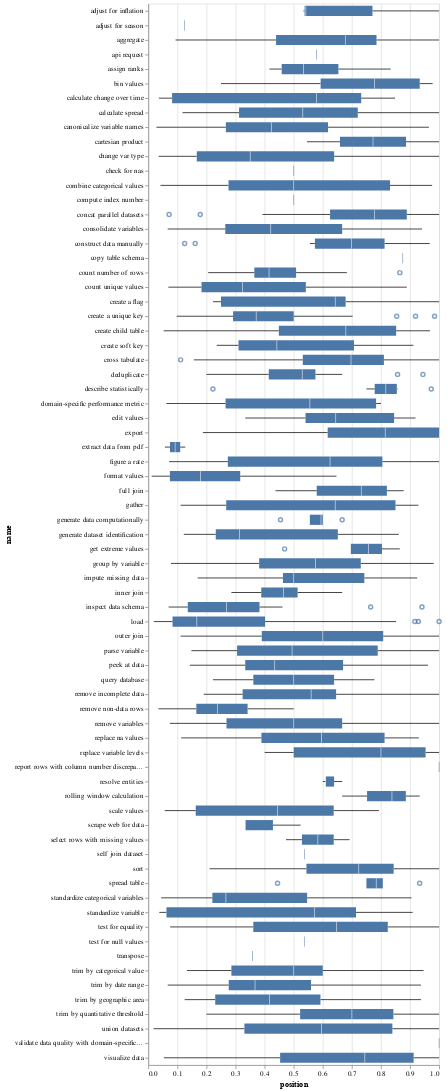

The cell this chart's notebook holds for it:
### Code cell
alt.Chart(seq).mark_boxplot().encode(
    y='name:O',
    x='position:Q'
)

### Figure 1 — Vega-Lite specification as saved in the notebook (floating-point values rounded to 4 significant figures; data arrays with more than 128 entries replaced by an {"elided": "..."} marker saying what was removed)
{"config": {"view": {"continuousWidth": 400, "continuousHeight": 300}}, "data": {"name": "data-c25452d70b18038de5f4746203756b3b"}, "mark": "boxplot", "encoding": {"x": {"type": "quantitative", "field": "position"}, "y": {"type": "ordinal", "field": "name"}}, "$schema": "https://vega.github.io/schema/vega-lite/v4.8.1.json", "datasets": {"data-c25452d70b18038de5f4746203756b3b": {"elided": "1430 records"}}}
